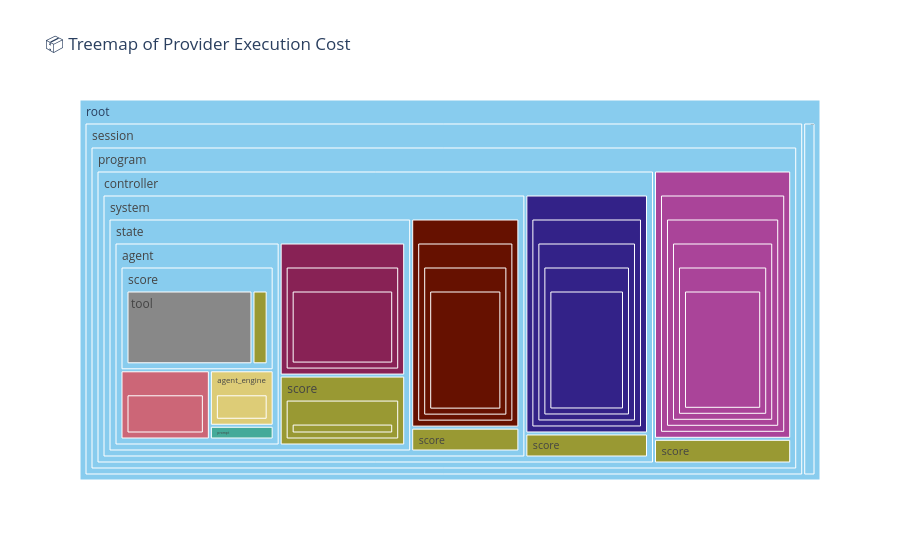

Here is the notebook cell this chart was saved with:
### Markdown cell above
### 📦 Treemap of Provider Execution Cost

This chart presents a **latency-weighted treemap** that reveals the **nested execution structure** of a CodeCritic run — from top-level orchestration down to fine-grained tooling.

#### 🧠 What this code does:
- **Builds a call hierarchy** by tracing each provider’s `called_by_type`, recursively reconstructing the execution path for every log entry.
- **Flattens each path** into separate columns (e.g., `path_0`, `path_1`, ...) so Plotly can visualize the full call stack as a nested tree.
- **Visualizes latency cost** using a treemap, where:
  - Each **box** represents a provider type at a specific nesting level.
  - **Box size** is proportional to total `latency_ms` contributed by that node and its descendants.
  - **Color** corresponds to `provider_type`, using a colorblind-safe palette.

#### 🔍 What you're observing:
- The **upper-left boxes** show top-level orchestrators (e.g., `session`, `program`).
- As you move inward (right and down), you see **nested calls** to `controller`, `system`, `state`, and ultimately `agent`, `tool`, `score`, etc.
- **Larger boxes** deeper in the tree indicate subsystems that consume significant time (e.g., tools like `mypy`, `black`, `ruff`).
- Hovering on a box reveals its exact path and latency.

This visualization is ideal for:
- Identifying where latency accumulates in multi-step workflows.
- Spotting repeated or redundant calls.
- Auditing nested delegation patterns during FSM-driven execution.

### Code cell
import plotly.express as px

# Step 1: Build edges and infer nesting path
df["source"] = df["called_by_type"].fillna("root")
df["target"] = df["provider_type"]
edges = list(zip(df["source"], df["target"]))

# Recursive path builder
def build_path(row, edges):
    if row["source"] == "root":
        return ["root", row["target"]]
    for src, tgt in edges:
        if tgt == row["source"]:
            return build_path({"source": src, "target": tgt}, edges) + [row["target"]]
    return ["root", row["source"], row["target"]]

df["call_path"] = df.apply(lambda row: build_path(row, edges), axis=1)

# Step 2: Flatten call path into real columns
path_df = df["call_path"].apply(pd.Series)
path_df.columns = [f"path_{i}" for i in path_df.columns]

# Step 3: Combine into sunburst data source
path_df = path_df.fillna("")

# Then proceed as before
sunburst_data = pd.concat([df, path_df], axis=1)


fig = px.treemap(
    sunburst_data,
    path=path_df.columns.tolist(),
    values="latency_ms",
    color="provider_type",
    color_discrete_sequence=px.colors.qualitative.Safe,
    title="📦 Treemap of Provider Execution Cost"
)
fig.show()

### Figure 1 — Plotly figure (JSON) as saved in the notebook; plotly's stock layout.template omitted (floating-point values rounded to 4 significant figures)
{"data": [{"branchvalues": "total", "customdata": [["(?)"], ["(?)"], ["(?)"], ["(?)"], ["(?)"], ["(?)"], ["(?)"], ["(?)"], ["(?)"], ["agent"], ["agent"], ["agent_engine"], ["agent_engine"], ["context"], ["context"], ["context"], ["context"], ["context"], ["context"], ["context"], ["controller"], ["controller"], ["controller"], ["controller"], ["controller"], ["program"], ["program"], ["program"], ["program"], ["program"], ["program"], ["prompt"], ["prompt"], ["score"], ["score"], ["score"], ["score"], ["score"], ["score"], ["score"], ["score"], ["score"], ["score"], ["score"], ["score"], ["score"], ["score"], ["score"], ["score"], ["score"], ["score"], ["score"], ["score"], ["score"], ["score"], ["score"], ["score"], ["score"], ["score"], ["state"], ["state"], ["state"], ["system"], ["system"], ["system"], ["system"], ["tool"]], "domain": {"x": [0, 1], "y": [0, 1]}, "hovertemplate": "labels=%{label}<br>latency_ms=%{value}<br>parent=%{parent}<br>id=%{id}<br>provider_type=%{customdata[0]}<extra></extra>", "ids": ["root/session/program/controller/system/state/agent", "root/session", "root/session/program", "root/session/program/controller", "root/session/program/controller/system", "root/session/program/controller/system/state", "root/context", "root/session/program/controller/system/state/agent/score", "root", "root/session/program/controller/system/state/agent/", "root/session/program/controller/system/state/agent//", "root/session/program/controller/system/state/agent/agent_engine/", "root/session/program/controller/system/state/agent/agent_engine", "root/context///////", "root/context/", "root/context//", "root/context/////", "root/context///", "root/context////", "root/context//////", "root/session/program/controller/////", "root/session/program/controller////", "root/session/program/controller/", "root/session/program/controller///", "root/session/program/controller//", "root/session/program//", "root/session/program/", "root/session/program///", "root/session/program////", "root/session/program//////", "root/session/program/////", "root/session/program/controller/system/state/agent/prompt", "root/session/program/controller/system/state/agent/prompt/", "root/session/program/controller/score///", "root/session/program/controller/system/state/agent/score/", "root/context/score//", "root/session/program/controller/score", "root/session/program/score/", "root/session/program/score/////", "root/session/program/controller/score////", "root/context/score/", "root/session/program/score", "root/session/program/controller/system/score///", "root/context/score", "root/context/score//////", "root/session/program/score////", "root/session/program/controller/score/", "root/session/program/score//", "root/context/score///", "root/session/program/controller/system/state/score", "root/session/program/controller/system/score//", "root/context/score////", "root/session/program/controller/system/score", "root/session/program/controller/score//", "root/session/program/score///", "root/session/program/controller/system/score/", "root/session/program/controller/system/state/score/", "root/session/program/controller/system/state/score//", "root/context/score/////", "root/session/program/controller/system/state//", "root/session/program/controller/system/state/", "root/session/program/controller/system/state///", "root/session/program/controller/system/", "root/session/program/controller/system///", "root/session/program/controller/system////", "root/session/program/controller/system//", "root/session/program/controller/system/state/agent/score/tool"], "labels": ["agent", "session", "program", "controller", "system", "state", "context", "score", "root", "", "", "", "agent_engine", "", "", "", "", "", "", "", "", "", "", "", "", "", "", "", "", "", "", "prompt", "", "", "", "", "score", "", "", "", "", "score", "", "score", "", "", "", "", "", "score", "", "", "score", "", "", "", "", "", "", "", "", "", "", "", "", "", "tool"], "marker": {"colors": ["rgb(136, 204, 238)", "rgb(136, 204, 238)", "rgb(136, 204, 238)", "rgb(136, 204, 238)", "rgb(136, 204, 238)", "rgb(136, 204, 238)", "rgb(136, 204, 238)", "rgb(136, 204, 238)", "rgb(136, 204, 238)", "rgb(204, 102, 119)", "rgb(204, 102, 119)", "rgb(221, 204, 119)", "rgb(221, 204, 119)", "rgb(17, 119, 51)", "rgb(17, 119, 51)", "rgb(17, 119, 51)", "rgb(17, 119, 51)", "rgb(17, 119, 51)", "rgb(17, 119, 51)", "rgb(17, 119, 51)", "rgb(51, 34, 136)", "rgb(51, 34, 136)", "rgb(51, 34, 136)", "rgb(51, 34, 136)", "rgb(51, 34, 136)", "rgb(170, 68, 153)", "rgb(170, 68, 153)", "rgb(170, 68, 153)", "rgb(170, 68, 153)", "rgb(170, 68, 153)", "rgb(170, 68, 153)", "rgb(68, 170, 153)", "rgb(68, 170, 153)", "rgb(153, 153, 51)", "rgb(153, 153, 51)", "rgb(153, 153, 51)", "rgb(153, 153, 51)", "rgb(153, 153, 51)", "rgb(153, 153, 51)", "rgb(153, 153, 51)", "rgb(153, 153, 51)", "rgb(153, 153, 51)", "rgb(153, 153, 51)", "rgb(153, 153, 51)", "rgb(153, 153, 51)", "rgb(153, 153, 51)", "rgb(153, 153, 51)", "rgb(153, 153, 51)", "rgb(153, 153, 51)", "rgb(153, 153, 51)", "rgb(153, 153, 51)", "rgb(153, 153, 51)", "rgb(153, 153, 51)", "rgb(153, 153, 51)", "rgb(153, 153, 51)", "rgb(153, 153, 51)", "rgb(153, 153, 51)", "rgb(153, 153, 51)", "rgb(153, 153, 51)", "rgb(136, 34, 85)", "rgb(136, 34, 85)", "rgb(136, 34, 85)", "rgb(102, 17, 0)", "rgb(102, 17, 0)", "rgb(102, 17, 0)", "rgb(102, 17, 0)", "rgb(136, 136, 136)"]}, "name": "", "parents": ["root/session/program/controller/system/state", "root", "root/session", "root/session/program", "root/session/program/controller", "root/session/program/controller/system", "root", "root/session/program/controller/system/state/agent", "", "root/session/program/controller/system/state/agent", "root/session/program/controller/system/state/agent/", "root/session/program/controller/system/state/agent/agent_engine", "root/session/program/controller/system/state/agent", "root/context//////", "root/context", "root/context/", "root/context////", "root/context//", "root/context///", "root/context/////", "root/session/program/controller////", "root/session/program/controller///", "root/session/program/controller", "root/session/program/controller//", "root/session/program/controller/", "root/session/program/", "root/session/program", "root/session/program//", "root/session/program///", "root/session/program/////", "root/session/program////", "root/session/program/controller/system/state/agent", "root/session/program/controller/system/state/agent/prompt", "root/session/program/controller/score//", "root/session/program/controller/system/state/agent/score", "root/context/score/", "root/session/program/controller", "root/session/program/score", "root/session/program/score////", "root/session/program/controller/score///", "root/context/score", "root/session/program", "root/session/program/controller/system/score//", "root/context", "root/context/score/////", "root/session/program/score///", "root/session/program/controller/score", "root/session/program/score/", "root/context/score//", "root/session/program/controller/system/state", "root/session/program/controller/system/score/", "root/context/score///", "root/session/program/controller/system", "root/session/program/controller/score/", "root/session/program/score//", "root/session/program/controller/system/score", "root/session/program/controller/system/state/score", "root/session/program/controller/system/state/score/", "root/context/score////", "root/session/program/controller/system/state/", "root/session/program/controller/system/state", "root/session/program/controller/system/state//", "root/session/program/controller/system", "root/session/program/controller/system//", "root/session/program/controller/system///", "root/session/program/controller/system/", "root/session/program/controller/system/state/agent/score"], "type": "treemap", "values": [21880.0, 84010.0, 84010.0, 67420.0, 52260.0, 38500.0, 1436.0, 13120.0, 85450.0, 5107.0, 5107.0, 2921.0, 2921.0, 721.0, 721.0, 721.0, 721.0, 721.0, 721.0, 721.0, 13770.0, 13770.0, 13770.0, 13770.0, 13770.0, 15200.0, 15200.0, 15200.0, 15200.0, 15200.0, 15200.0, 724.0, 724.0, 1384.0, 1411.0, 715.0, 1384.0, 1399.0, 1399.0, 1384.0, 715.0, 1399.0, 1410.0, 715.0, 715.0, 1399.0, 1384.0, 1399.0, 715.0, 5728.0, 1410.0, 715.0, 1410.0, 1384.0, 1399.0, 1410.0, 5728.0, 5728.0, 715.0, 10900.0, 10900.0, 10900.0, 12350.0, 12350.0, 12350.0, 12350.0, 11710.0]}], "layout": {"legend": {"tracegroupgap": 0}, "title": {"text": "📦 Treemap of Provider Execution Cost"}, "treemapcolorway": ["rgb(136, 204, 238)", "rgb(204, 102, 119)", "rgb(221, 204, 119)", "rgb(17, 119, 51)", "rgb(51, 34, 136)", "rgb(170, 68, 153)", "rgb(68, 170, 153)", "rgb(153, 153, 51)", "rgb(136, 34, 85)", "rgb(102, 17, 0)", "rgb(136, 136, 136)"]}}
